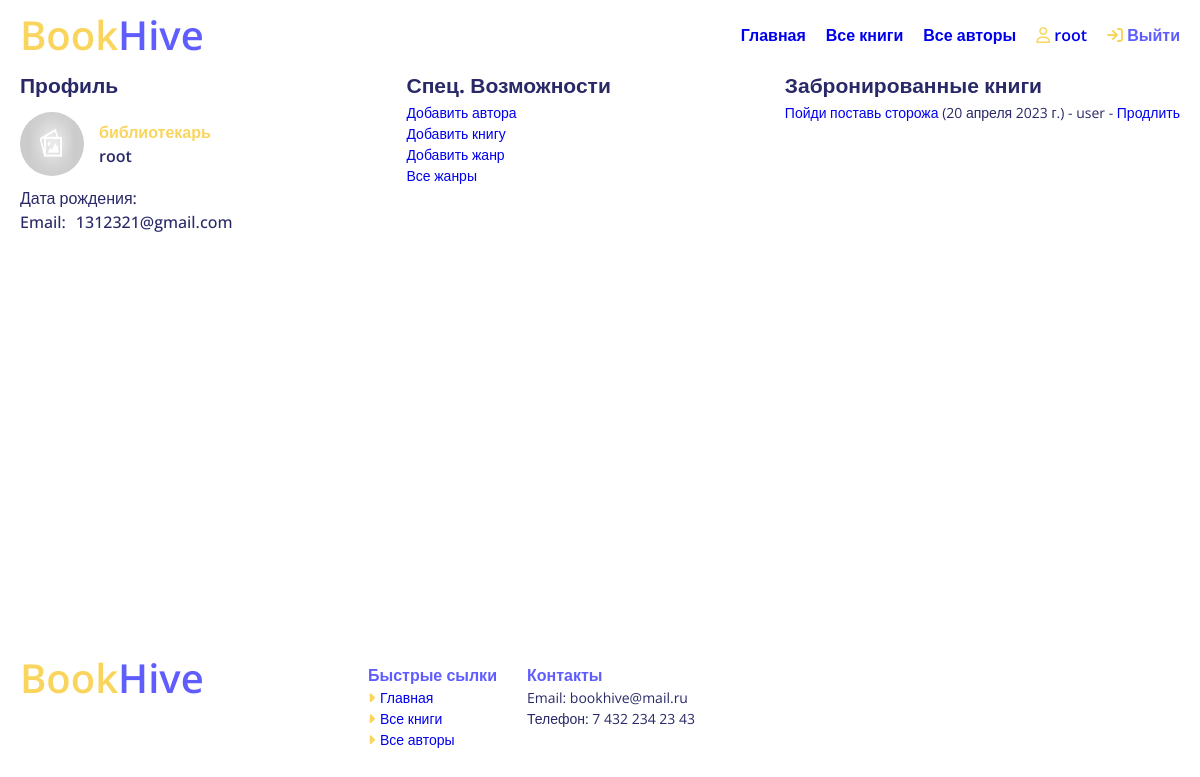
/accounts/profile/ (signed in), run on an earlier commit of the app's database.
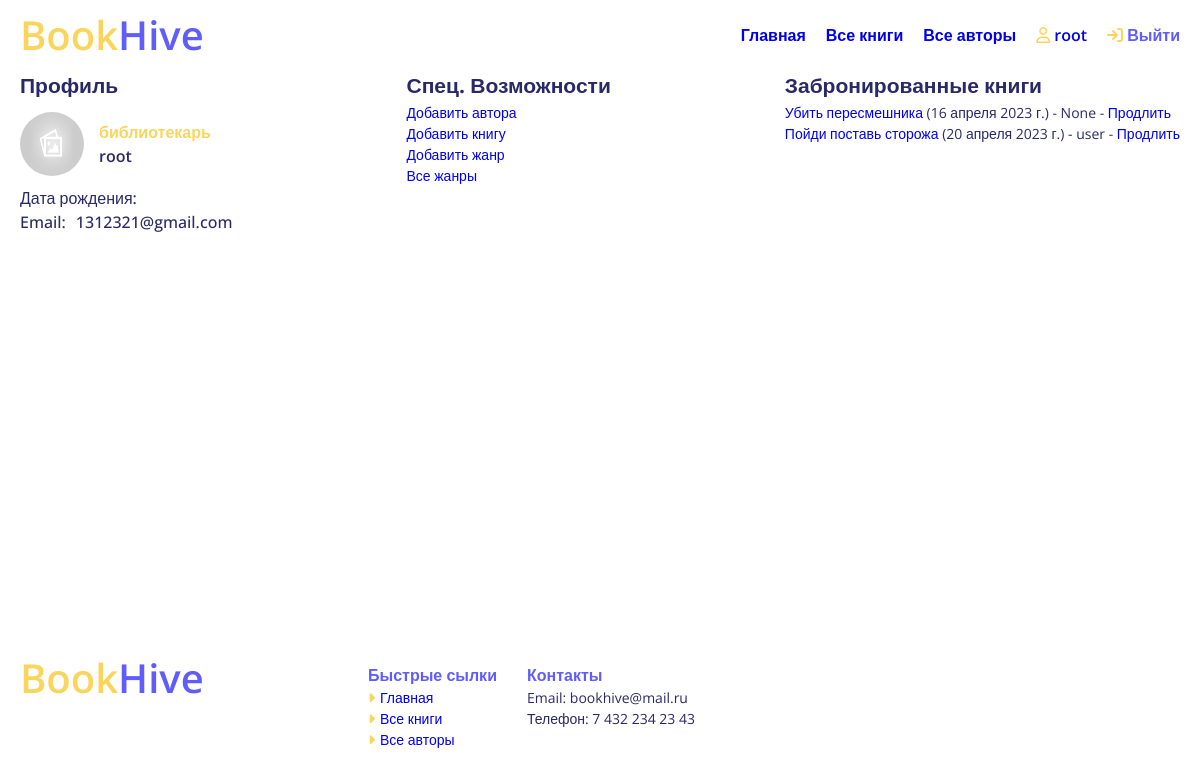
And on a later commit of the database.
### catalog/models.py (models this page shows, shortened)
class BookInstance(models.Model):
    id = models.UUIDField(primary_key=True, default=uuid.uuid4, help_text="Unique ID for this particular book across whole library")
    book = models.ForeignKey('Book', on_delete=models.SET_NULL, null=True)
    imprint = models.CharField(max_length=200)
    due_back = models.DateField(null=True, blank=True)
    borrower = models.ForeignKey(User, on_delete=models.SET_NULL, null=True, blank=True)
    LOAN_STATUS = (
        ('m', 'Maintenance'),
        ('o', 'On loan'),
        ('a', 'Available'),
        ('r', 'Reserved'),
    )
    status = models.CharField(max_length=1, choices=LOAN_STATUS, blank=True, default='m', help_text='Book availability')
    class Meta:
        ordering = ["due_back"]
        permissions = (("can_mark_returned", "Set book as returned"),)
    @property
    def is_overdue(self):
        if self.due_back and date.today() > self.due_back:
            return True
        return False

class Book(models.Model):
    image = models.ImageField(null=True, blank=True,default='default.jpg', upload_to='Books')
    title = models.CharField(max_length=200)
    author = models.ForeignKey('Author', on_delete=models.SET_NULL, null=True)
    summary = models.TextField(max_length=1000, help_text="Enter a brief description of the book")
    isbn = models.CharField('ISBN',max_length=13, help_text='13 Character <a href="https://www.isbn-international.org/content/what-isbn">ISBN number</a>')
    genre = models.ManyToManyField(Genre, help_text="Select a genre for this book")
    def display_genre(self):
        """
        Creates a string for the Genre. This is required to display genre in Admin.
        """
        return ', '.join([ genre.name for genre in self.genre.all()[:3] ])
    display_genre.short_description = 'Genre'

### catalog/views.py (the view)
# urls.py: path('accounts/profile/', views.ProfileView.as_view(), name='profile'),
class ProfileView(LoginRequiredMixin, generic.ListView):
    model = BookInstance
    template_name ='catalog/profile.html'
    def get_queryset(self):
        if self.request.user.groups.filter(name='Библиотекари').exists():
            return BookInstance.objects.filter(status__exact='o').order_by('due_back')
        else:
            return BookInstance.objects.filter(borrower=self.request.user).filter(status__exact='o').order_by('due_back')
    def get_context_data(self, **kwargs):
        context = super().get_context_data(**kwargs)
        context['is_librarian'] = self.request.user.groups.filter(name='Библиотекари').exists()
        return context

### catalog/templates/catalog/profile.html (shortened to what this page needs)
{% extends "base_generic.html" %}
{% load static %}
{% block content %}
    <div class="account __container">
      <div class="profile">
          <h2>Профиль</h1>
            <div class="profile-header">
              <div class="profile__image">
                <img src="{% static 'img/default.jpg' %}" alt="">
              </div>
              <div class="profile-header__info">
                {% if is_librarian  %}
                  <p class="profile__status" style="color: #FAD55E;">библиотекарь</p>
                {% else %}
                  <p class="profile__status">пользователь</p>
                {% endif %}
                <p class="profile__name">{{ user.get_username }}</p>
              </div>
            </div>
            <ul class="profile__info">
                <li>Дата рождения: </li>
                <li>Email: <span class="email">1312321@gmail.com</span></li>
            </ul>
            <div class="profile__dictation">
              <a class=" btn" href="#">Редактировать</a>
            </div>
      </div>
      {% if is_librarian  %}
        <div class="">
          <h2>Спец. Возможности</h1>
            <ul>
              <li><a href="{% url 'author_create' %}">Добавить автора</a></li>
              <li><a href="{% url 'book_create' %}">Добавить книгу</a></li>
              <li><a href="{% url 'genre_create' %}">Добавить жанр</a></li>
              <li><a href="{% url 'genre_list' %}">Все жанры</a></li>
            </ul>
        </div>
      {% endif %}
      <div class="">
        <h2>Забронированные книги</h1>
          {% if bookinstance_list %}
          <ul>
            {% for bookinst in bookinstance_list %}
            {% if is_librarian  %}
                <li class="{% if bookinst.is_overdue %}text-danger{% endif %}">
                  <a href="{% url 'book-detail' bookinst.book.pk %}">{{bookinst.book.title}}</a> ({{ bookinst.due_back }}) - {{ bookinst.borrower }} - <a href="{% url 'renew-book-librarian' bookinst.id %}">Продлить</a>
            {% else %}
                <li class="{% if bookinst.is_overdue %}text-danger{% endif %}">
                  <a href="{% url 'book-detail' bookinst.book.pk %}">{{bookinst.book.title}}</a> ({{ bookinst.due_back }})
                </li>
            {% endif %}
            {% endfor %}
          </ul>
      </div>
    </div>
    {% else %}
      <p>There are no books borrowed.</p>
    {% endif %}
{% endblock %}

What changed in the data, as far as the page shows it:
now on this page (row edited): BookInstance: book "Убить пересмешника", due_back "16 апреля 2023 г.", borrower "None"
